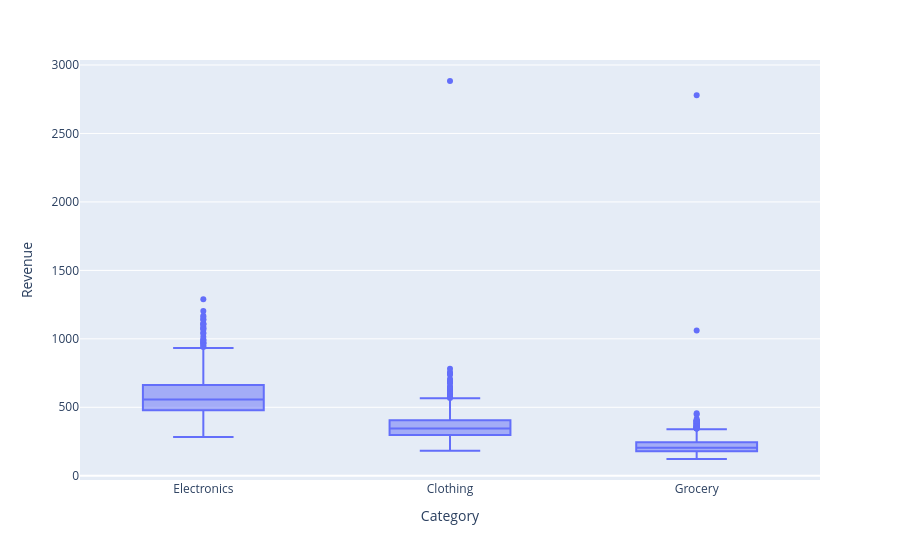

Write notebook code for a chart like this one.
### Markdown cell above
# Task 6: Finding and handling outliers
- >Draw fig = px.box(df, x="Category", y="Revenue", hover_data=["Date", "City"]) and display it.
- >Three points lie far above all the others. Hover over them and write down their Date, City, Category and Revenue in a small table.
- >Many other dots sit just above the whiskers. In one line, explain why these are normal busy days and not errors.
- >Remove the three unusual values using this code and check that exactly 3 rows were removed:
category_mean = df.groupby("Category")["Revenue"].transform("mean")
clean = df[df["Revenue"] <= 3 * category_mean]
len(df) - len(clean)
- >In one line, explain why we should investigate an outlier before deleting it.

### Code cell
# Box Plot
fig = px.box(
    df,
    x="Category",
    y="Revenue",
    hover_data=["Date", "City"]
)

fig.show()

### Figure 1 — Plotly figure (JSON) as saved in the notebook; plotly's stock layout.template omitted (floating-point values rounded to 4 significant figures; data arrays with more than 128 entries replaced by an {"elided": "..."} marker saying what was removed)
{"data": [{"alignmentgroup": "True", "customdata": {"elided": "3285x2 str values"}, "hovertemplate": "Category=%{x}<br>Revenue=%{y}<br>Date=%{customdata[0]}<br>City=%{customdata[1]}<extra></extra>", "legendgroup": "", "marker": {"color": "#636efa"}, "name": "", "notched": false, "offsetgroup": "", "orientation": "v", "showlegend": false, "type": "box", "x": {"elided": "3285 str values"}, "x0": " ", "xaxis": "x", "y": {"elided": "3285 float values"}, "y0": " ", "yaxis": "y"}], "layout": {"boxmode": "group", "legend": {"tracegroupgap": 0}, "margin": {"t": 60}, "xaxis": {"anchor": "y", "domain": [0, 1], "title": {"text": "Category"}}, "yaxis": {"anchor": "x", "domain": [0, 1], "title": {"text": "Revenue"}}}}
